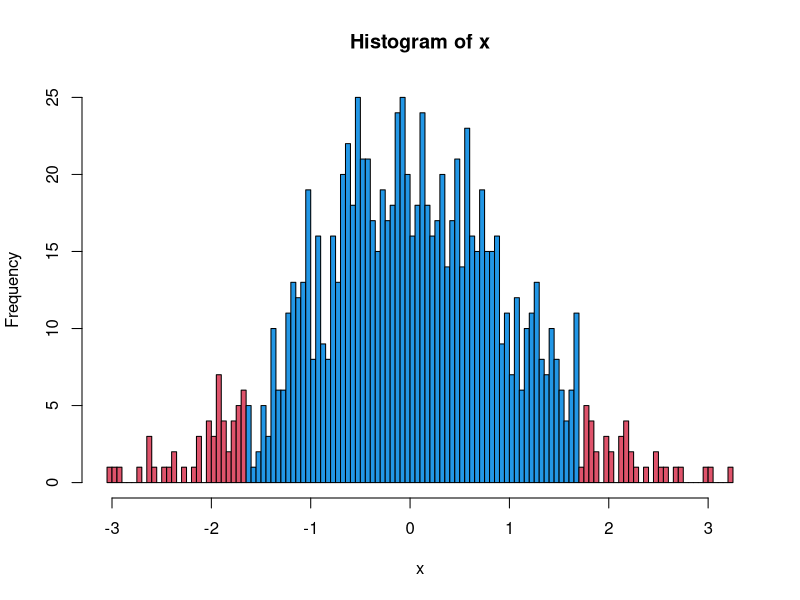

The R source for this figure:
# cerner_2^5_2020
#Ploting Histogram in R
x <- rnorm(1000)
hx <- hist(x, breaks=100, plot=FALSE)
plot(hx, col=ifelse(abs(hx$breaks) < 1.669, 4, 2))